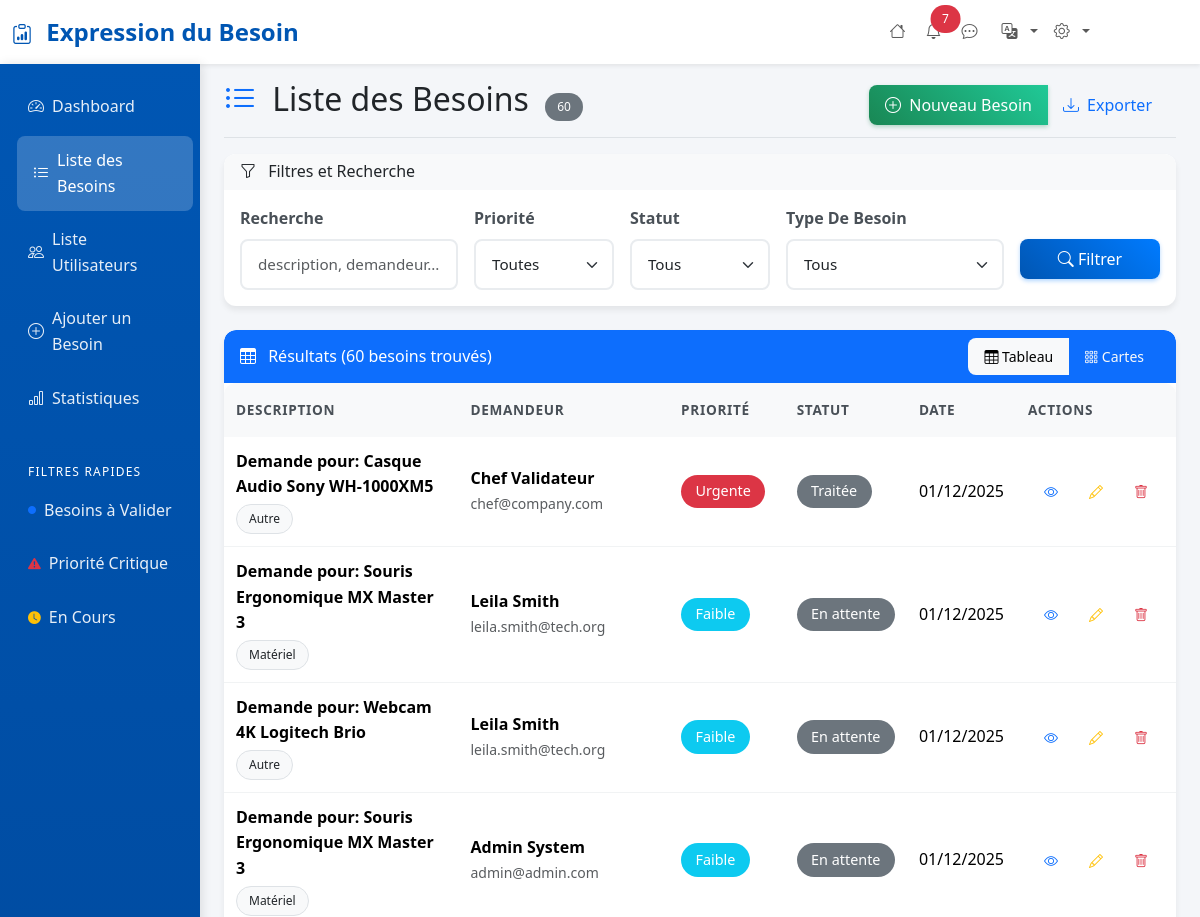
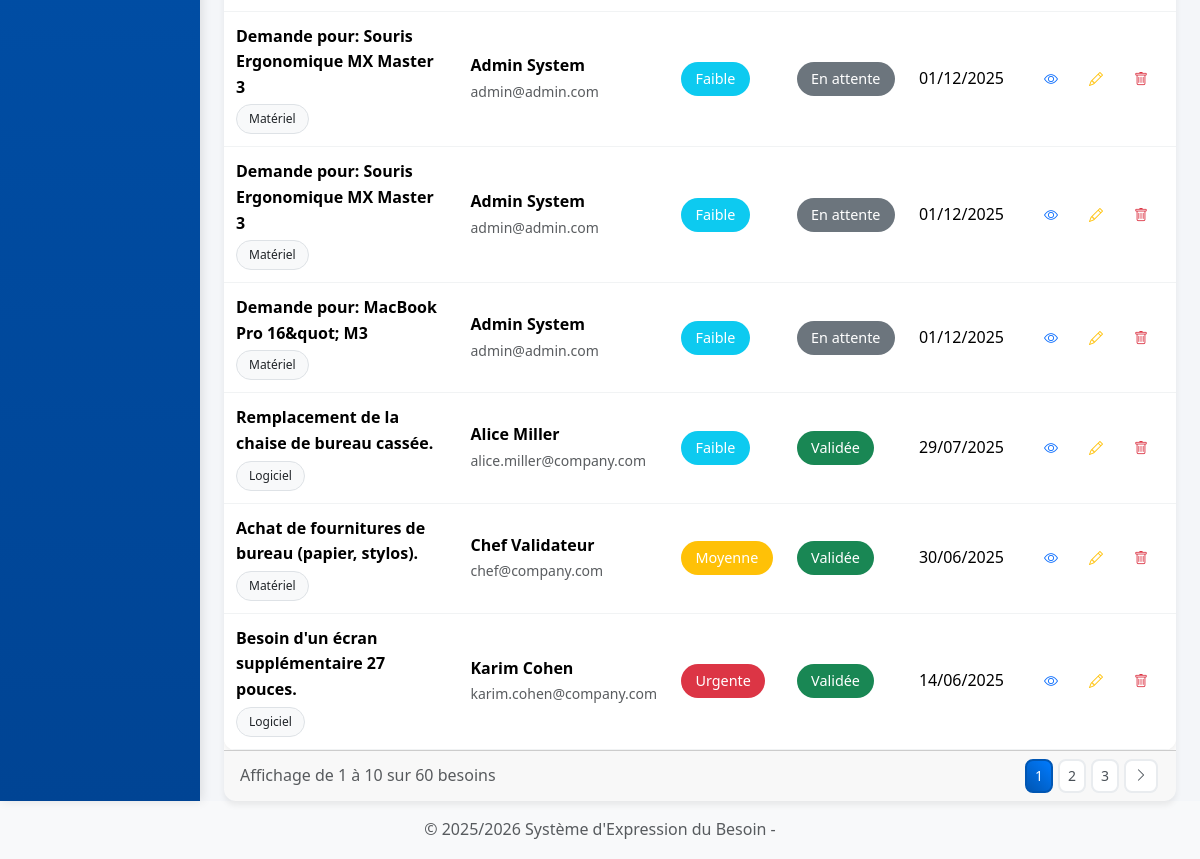
The page /pages/liste-besoins.php (signed in) on the database its author committed (2 pictures, top to bottom).
### tables this page shows
CREATE TABLE `demandes` (
  `id` int(11) NOT NULL,
  `user_id` int(11) NOT NULL,
  `type_besoin_id` int(11) NOT NULL,
  `description` text NOT NULL,
  `urgence` enum('Faible','Moyenne','Urgente') NOT NULL DEFAULT 'Faible',
  `statut` enum('En attente','En cours de validation','Traitée') NOT NULL DEFAULT 'En attente',
  `date_creation` datetime DEFAULT current_timestamp()
);

CREATE TABLE `types_besoins` (
  `id` int(11) NOT NULL,
  `libelle` varchar(100) NOT NULL
);

CREATE TABLE `users` (
  `id` int(11) NOT NULL,
  `nom` varchar(255) NOT NULL,
  `email` varchar(255) NOT NULL,
  `password` varchar(255) NOT NULL,
  `role` enum('Demandeur','Validateur','Administrateur') NOT NULL DEFAULT 'Demandeur',
  `created_at` timestamp NOT NULL DEFAULT current_timestamp(),
  `service_id` int(11) NOT NULL DEFAULT 1
);

### includes/functions.php (called while the page is built, shortened)
<?php
function formatDate($date, $format = 'd/m/Y') {
    $dateTime = new DateTime($date);
    return $dateTime->format($format);
}
function getPriorityClass($priority) {
    switch($priority) {
        case 'Urgente':
        case 'Rejetée':
            return 'danger';
        case 'Validée': return 'success';
        case 'Moyenne': return 'warning';
        case 'Faible': return 'info';
        default: return 'secondary';
    }
}
function paginate($totalItems, $itemsPerPage = 10, $currentPage = 1) {
    $totalPages = ceil($totalItems / $itemsPerPage);
    $currentPage = max(1, min($totalPages, $currentPage));
    $offset = ($currentPage - 1) * $itemsPerPage;
    return [
        'total_items' => $totalItems,
        'items_per_page' => $itemsPerPage,
        'total_pages' => $totalPages,
        'current_page' => $currentPage,
        'offset' => $offset,
        'has_previous' => $currentPage > 1,
        'has_next' => $currentPage < $totalPages
    ];
}
function getBesoins($filters = [], $limit = 10, $offset = 0) {
    $conn = getConnection();
    $where = [];
    $params = [];
    $whereClause = !empty($where) ? ' WHERE ' . implode(' AND ', $where) : '';
    $countQuery = "
        SELECT COUNT(*) as total
        FROM demandes d
        LEFT JOIN validation v ON v.demande_id = d.id
        JOIN types_besoins t ON d.type_besoin_id = t.id
        JOIN users u ON d.user_id = u.id
        $whereClause
    ";
    $stmt = $conn->prepare($countQuery);
    $stmt->execute($params);
    $total = (int) $stmt->fetch()['total'];
    $query = "
        SELECT
            d.*,
            t.libelle AS type_besoin,
            u.nom AS demandeur_nom,
            u.email AS demandeur_email,
            CASE
                WHEN v.demande_id IS NULL THEN d.statut
                ELSE v.statut_validation
            END AS statut_final
        FROM demandes d
        LEFT JOIN validation v ON v.demande_id = d.id
        JOIN types_besoins t ON d.type_besoin_id = t.id
        JOIN users u ON d.user_id = u.id
        $whereClause
        ORDER BY d.date_creation DESC
        LIMIT :limit OFFSET :offset
    ";
    $stmt = $conn->prepare($query);
    $stmt->bindValue(':limit', (int)$limit, PDO::PARAM_INT);
    $stmt->bindValue(':offset', (int)$offset, PDO::PARAM_INT);
    $stmt->execute();
    $besoins = $stmt->fetchAll(PDO::FETCH_ASSOC);
    return [
        'besoins' => $besoins,
        'total' => $total
    ];
}
function getUnreadMessages(int $user_id):int{
    $pdo = getConnection();
    $sql = "
        SELECT COUNT(*) FROM Conversations
        WHERE receiver_id = :receiver_id AND is_read = 0;
    ";
    $stmt = $pdo->prepare($sql);
    $stmt->execute([
        "receiver_id"   => $user_id
    ]);
    return (int) $stmt->fetchColumn();
}
?>

### pages/liste-besoins.php (the view, shortened to what this page needs)
<?php
include '../includes/header.php';
$page = max(1, intval($_GET['page'] ?? 1));
$itemsPerPage = 10;
$filters = [
    'priorite' => sanitize($_GET['priorite'] ?? ''),
    'statut' => sanitize($_GET['statut'] ?? ''),
    'categorie' => sanitize($_GET['categorie'] ?? ''),
    'search' => sanitize($_GET['search'] ?? '')
];
try {
    $result = getBesoins($filters, $itemsPerPage, ($page - 1) * $itemsPerPage);
    $besoins = $result['besoins'];
    $totalBesoins = $result['total'];
    $pagination = paginate($totalBesoins, $itemsPerPage, $page);
} catch (Exception $e) {
    setFlashMessage('error', 'Erreur lors du chargement des besoins : ' . $e->getMessage());
    $besoins = [];
    $totalBesoins = 0;
    $pagination = paginate(0, $itemsPerPage, 1);
}
?>
<div class="d-flex justify-content-between flex-wrap flex-md-nowrap align-items-center pt-3 pb-2 mb-3 border-bottom">
<h1 class="h2">
        <i class="bi bi-list-ul me-2 text-primary"></i>
        Liste des Besoins
        <span class="badge bg-secondary ms-2"><?php echo $totalBesoins; ?></span>
    </h1>
    <div class="btn-toolbar mb-2 mb-md-0">
        <div class="btn-group me-2">
            <a href="ajouter-besoin.php" class="btn btn-success">
                <i class="bi bi-plus-circle me-1"></i>
                Nouveau Besoin
            </a>
            <button class="btn btn-outline-primary" onclick="exportData()">
                <i class="bi bi-download me-1"></i>
                Exporter
            </button>
        </div>
    </div>
</div>
<div class="card mb-4">
    <div class="card-header bg-light">
        <h6 class="card-title mb-0">
            <i class="bi bi-funnel me-2"></i>
            Filtres et Recherche
        </h6>
    </div>
    <div class="card-body">
        <form method="GET" class="row g-3">
            <div class="col-md-3">
                <label for="search" class="form-label">Recherche</label>
                <input type="text"
                       class="form-control"
                       id="search"
                       name="search"
                       value="<?php echo htmlspecialchars($filters['search']); ?>"
                       placeholder="description, demandeur...">
            </div>
            <div class="col-md-2">
                <label for="priorite" class="form-label">Priorité</label>
                <select class="form-select" id="priorite" name="priorite">
                    <option value="">Toutes</option>
                </select>
            </div>
            <div class="col-md-2">
                <label for="statut" class="form-label">Statut</label>
                <select class="form-select" id="statut" name="statut">
                    <option value="">Tous</option>
                </select>
            </div>
            <div class="col-md-3">
                <label for="categorie" class="form-label">Type De Besoin</label>
                 <select class="form-select" id="categorie" name="categorie">
                    <option value="">Tous</option>
                </select>
            </div>
            <div class="col-md-2">
                <label class="form-label">&nbsp;</label>
                <div class="d-grid gap-2">
                    <button type="submit" class="btn btn-primary">
                        <i class="bi bi-search"></i> Filtrer
                    </button>
                </div>
            </div>
        </form>
    </div>
</div>
<div class="card">
    <div class="card-header bg-primary text-white d-flex justify-content-between align-items-center">
        <h6 class="card-title mb-0">
            <i class="bi bi-table me-2"></i>
            Résultats (<?php echo $totalBesoins; ?> besoins trouvés)
        </h6>
        <div class="btn-group btn-group-sm">
            <button class="btn btn-light btn-sm" onclick="toggleView('table')" id="tableViewBtn">
                <i class="bi bi-table"></i> Tableau
            </button>
            <button class="btn btn-outline-light btn-sm" onclick="toggleView('cards')" id="cardsViewBtn">
                <i class="bi bi-grid-3x3-gap"></i> Cartes
            </button>
        </div>
    </div>
    <div class="card-body p-0">
        <?php if (!empty($besoins)): ?>
            <div id="tableView" class="table-responsive">
                <table class="table table-hover mb-0">
                    <thead class="table-light">
                        <tr>
                            <th style="width: 40%;">Description</th>
                            <th style="width: 20%;">Demandeur</th>
                            <th style="width: 10%;">Priorité</th>
                            <th style="width: 10%;">Statut</th>
                            <th style="width: 10%;">Date</th>
                            <th style="width: 10%;">Actions</th>
                        </tr>
                    </thead>
                    <tbody>
                        <?php foreach ($besoins as $besoin): ?>
                            <tr>
                                <td>
                                    <div>
                                        <strong class="d-block"><?php echo htmlspecialchars($besoin['description']); ?></strong>
                                        <div class="mt-1">
                                            <span class="badge bg-light text-dark border">
                                                <?php echo htmlspecialchars($besoin['type_besoin']); ?>
                                            </span>
                                        </div>
                                    </div>
                                </td>
                                <td>
                                    <div>
                                        <strong class="d-block"><?php echo htmlspecialchars($besoin['demandeur_nom']); ?></strong>
                                        <small class="text-muted"><?php echo htmlspecialchars($besoin['demandeur_email']); ?></small>
                                    </div>
                                </td>
                                <td>
                                    <span class="badge bg-<?php echo getPriorityClass($besoin['urgence']); ?> fs-6">
                                        <?php echo $besoin['urgence']; ?>
                                    </span>
                                </td>
                                <td>
                                    <span class="badge bg-<?php echo getPriorityClass($besoin['statut_final']); ?> fs-6">
                                        <?php echo $besoin['statut_final']; ?>
                                    </span>
                                </td>
                               <td>
                                <?php echo formatDate($besoin['date_creation']); ?>
                                </td>
                                <td>
                                    <div class="btn-group btn-group-sm">
                                        <a href="detail-besoin.php?id=<?php echo $besoin['id']; ?>"
                                           class="btn btn-outline-primary"
                                           data-bs-toggle="tooltip"
                                           title="Voir les détails">
                                            <i class="bi bi-eye"></i>
                                        </a>
                                        <a href="detail-besoin.php?id=<?php echo $besoin['id']; ?>&edit=1"
                                           class="btn btn-outline-warning"
                                           data-bs-toggle="tooltip"
                                           title="Modifier">
                                            <i class="bi bi-pencil"></i>
                                        </a>
                                        <a href="?<?php echo http_build_query(array_merge($_GET, ['delete' => $besoin['id']])); ?>"
                                           class="btn btn-outline-danger btn-delete"
                                           data-bs-toggle="tooltip"
                                           title="Supprimer">
                                            <i class="bi bi-trash"></i>
                                        </a>
                                    </div>
                                </td>
                            </tr>
                        <?php endforeach; ?>
                    </tbody>
                </table>
            </div>
        <?php endif; ?>
    </div>
    <?php if ($totalBesoins > 0): ?>
        <div class="card-footer">
            <div class="row align-items-center">
                <div class="col-md-6">
                    <p class="text-muted mb-0">
                        Affichage de <?php echo ($pagination['offset'] + 1); ?> à
                        <?php echo min($pagination['offset'] + $itemsPerPage, $totalBesoins); ?>
                        sur <?php echo $totalBesoins; ?> besoins
                    </p>
                </div>
                <div class="col-md-6">
                    <?php if ($pagination['total_pages'] > 1): ?>
                        <nav aria-label="Pagination">
                            <ul class="pagination pagination-sm justify-content-end mb-0">
                                <?php
                                $startPage = max(1, $page - 2);
                                $endPage = min($pagination['total_pages'], $page + 2);
                                for ($i = $startPage; $i <= $endPage; $i++):
                                ?>
                                    <li class="page-item <?php echo ($i === $page) ? 'active' : ''; ?>">
                                        <a class="page-link" href="?<?php echo http_build_query(array_merge($_GET, ['page' => $i])); ?>">
                                            <?php echo $i; ?>
                                        </a>
                                    </li>
                                <?php endfor; ?>
                                <?php if ($pagination['has_next']): ?>
                                    <li class="page-item">
                                        <a class="page-link" href="?<?php echo http_build_query(array_merge($_GET, ['page' => $page + 1])); ?>">
                                            <i class="bi bi-chevron-right"></i>
                                        </a>
                                    </li>
                                <?php endif; ?>
                            </ul>
                        </nav>
                    <?php endif; ?>
                </div>
            </div>
        </div>
    <?php endif; ?>
</div>
<?php include '../includes/footer.php'; ?>

### rows shown on the page
demandes: description "Demande pour: Casque Audio Sony WH-1000XM5", type_besoin.libelle "Autre", user.nom "Chef Validateur", user.email "chef@company.com", urgence "Urgente", statut_final "Traitée", date_creation "01/12/2025"
demandes: description "Demande pour: Souris Ergonomique MX Master 3", type_besoin.libelle "Matériel", user.nom "Leila Smith", user.email "leila.smith@tech.org", urgence "Faible", statut_final "En attente", date_creation "01/12/2025"
demandes: description "Demande pour: Webcam 4K Logitech Brio", type_besoin.libelle "Autre", user.nom "Leila Smith", user.email "leila.smith@tech.org", urgence "Faible", statut_final "En attente", date_creation "01/12/2025"
demandes: description "Demande pour: Souris Ergonomique MX Master 3", type_besoin.libelle "Matériel", user.nom "Admin System", user.email "admin@admin.com", urgence "Faible", statut_final "En attente", date_creation "01/12/2025"
demandes: description "Demande pour: Souris Ergonomique MX Master 3", type_besoin.libelle "Matériel", user.nom "Admin System", user.email "admin@admin.com", urgence "Faible", statut_final "En attente", date_creation "01/12/2025"
demandes: description "Demande pour: Souris Ergonomique MX Master 3", type_besoin.libelle "Matériel", user.nom "Admin System", user.email "admin@admin.com", urgence "Faible", statut_final "En attente", date_creation "01/12/2025"
demandes: description "Demande pour: MacBook Pro 16&quot; M3", type_besoin.libelle "Matériel", user.nom "Admin System", user.email "admin@admin.com", urgence "Faible", statut_final "En attente", date_creation "01/12/2025"
demandes: description "Remplacement de la chaise de bureau cassée.", type_besoin.libelle "Logiciel", user.nom "Alice Miller", user.email "alice.miller@company.com", urgence "Faible", statut_final "Validée", date_creation "29/07/2025"
demandes: description "Achat de fournitures de bureau (papier, stylos).", type_besoin.libelle "Matériel", user.nom "Chef Validateur", user.email "chef@company.com", urgence "Moyenne", statut_final "Validée", date_creation "30/06/2025"
demandes: description "Besoin d'un écran supplémentaire 27 pouces.", type_besoin.libelle "Logiciel", user.nom "Karim Cohen", user.email "karim.cohen@company.com", urgence "Urgente", statut_final "Validée", date_creation "14/06/2025"

### other values the page prints
getSetence('header_title') "Expression du Besoin"
$unreadCount "7"
$totalBesoins "60"
$pagination['offset'] + 1 "1"
min($pagination['offset'] + $itemsPerPage, $totalBesoins) "10"
